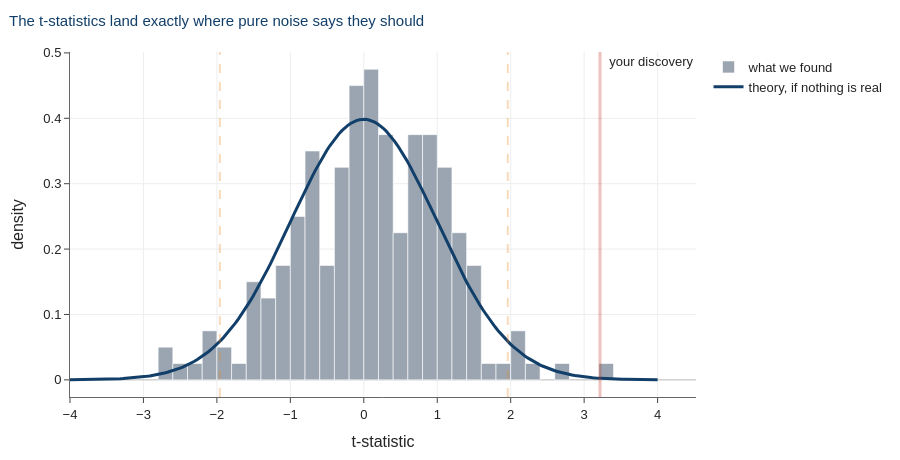

Here is the notebook cell this chart was saved with:
### Code cell
fig = go.Figure()
fig.add_trace(go.Histogram(x=results.t_stat, marker_color=GREY, nbinsx=40,
                           histnorm="probability density", name="what we found"))

grid = np.linspace(-4, 4, 200)
fig.add_trace(go.Scatter(x=grid, y=stats.t.pdf(grid, T - 2), mode="lines",
                         line=dict(color=NAVY, width=3),
                         name="theory, if nothing is real"))
for s in (-1, 1):
    fig.add_vline(x=s * 1.96, line=dict(color=ORANGE, width=2, dash="dash"))
fig.add_vline(x=results.loc[best, "t_stat"], line=dict(color=RED, width=3),
              annotation_text="  your discovery", annotation_position="top right")
fig.update_xaxes(title="t-statistic")
fig.update_yaxes(title="density")
airm_layout(fig, "The t-statistics land exactly where pure noise says they should")

### Figure 1 — Plotly figure (JSON) as saved in the notebook; plotly's stock layout.template omitted (floating-point values rounded to 4 significant figures; data arrays with more than 128 entries replaced by an {"elided": "..."} marker saying what was removed)
{"data": [{"histnorm": "probability density", "marker": {"color": "#9AA5B1"}, "name": "what we found", "nbinsx": 40, "type": "histogram", "x": {"elided": "200 float values"}}, {"line": {"color": "#123F69", "width": 3}, "mode": "lines", "name": "theory, if nothing is real", "type": "scatter", "x": {"elided": "200 float values"}, "y": {"elided": "200 float values"}}], "layout": {"annotations": [{"showarrow": false, "text": "  your discovery", "x": 3.216, "xanchor": "left", "xref": "x", "y": 1, "yanchor": "top", "yref": "y domain"}], "font": {"family": "Helvetica, Arial, sans-serif", "size": 13}, "height": 460, "margin": {"b": 60, "l": 70, "r": 30, "t": 52}, "shapes": [{"line": {"color": "#E8871A", "dash": "dash", "width": 2}, "type": "line", "x0": -1.96, "x1": -1.96, "xref": "x", "y0": 0, "y1": 1, "yref": "y domain"}, {"line": {"color": "#E8871A", "dash": "dash", "width": 2}, "type": "line", "x0": 1.96, "x1": 1.96, "xref": "x", "y0": 0, "y1": 1, "yref": "y domain"}, {"line": {"color": "#C0392B", "width": 3}, "type": "line", "x0": 3.216, "x1": 3.216, "xref": "x", "y0": 0, "y1": 1, "yref": "y domain"}], "title": {"font": {"color": "#123F69", "size": 15}, "text": "The t-statistics land exactly where pure noise says they should", "x": 0.01, "xanchor": "left"}, "xaxis": {"gridcolor": "#EEEEEE", "linecolor": "#666666", "showgrid": true, "ticks": "outside", "title": {"text": "t-statistic"}, "zeroline": false}, "yaxis": {"gridcolor": "#EEEEEE", "linecolor": "#666666", "showgrid": true, "ticks": "outside", "title": {"text": "density"}, "zeroline": true, "zerolinecolor": "#BBBBBB"}}}
